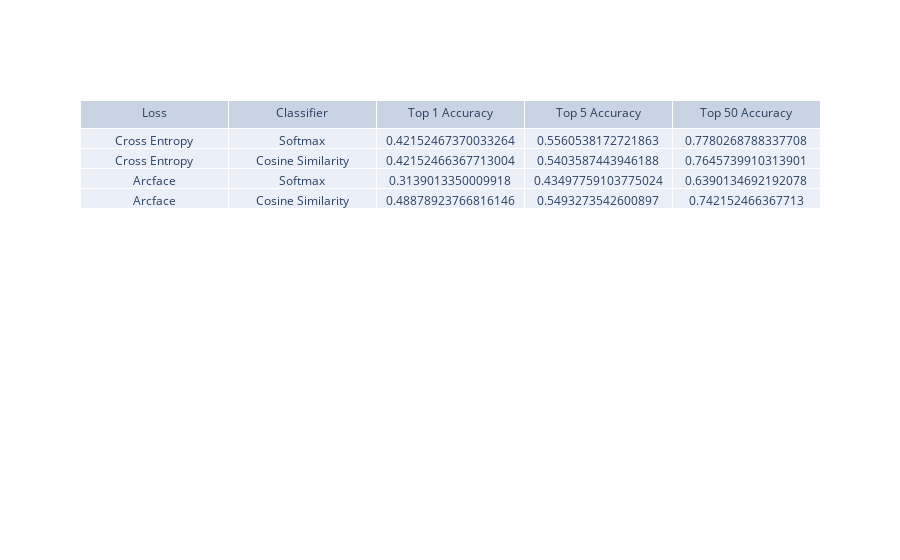

Notebook code cell kept with this figure:
### Code cell
eval_table = go.Figure(
    data=[
        go.Table(
            header={"values": ["Loss", "Classifier", "Top 1 Accuracy", "Top 5 Accuracy", "Top 50 Accuracy"]},
            cells={
                "values": [
                    ["Cross Entropy", "Cross Entropy", "Arcface", "Arcface"],
                    ["Softmax", "Cosine Similarity", "Softmax", "Cosine Similarity"],
                    [
                        softmax_cross_entropy_eval_results["top_1_accuracy"],
                        softmax_similarity_eval_results["top_1_accuracy"],
                        arcface_cross_entropy_eval_results["top_1_accuracy"],
                        arcface_similarity_eval_results["top_1_accuracy"]
                    ],
                    [
                        softmax_cross_entropy_eval_results["top_5_accuracy"],
                        softmax_similarity_eval_results["top_5_accuracy"],
                        arcface_cross_entropy_eval_results["top_5_accuracy"],
                        arcface_similarity_eval_results["top_5_accuracy"]
                    ],
                    [
                        softmax_cross_entropy_eval_results["top_50_accuracy"],
                        softmax_similarity_eval_results["top_50_accuracy"],
                        arcface_cross_entropy_eval_results["top_50_accuracy"],
                        arcface_similarity_eval_results["top_50_accuracy"]
                    ],
                ]
            }
        )
    ]
)

eval_table.show()

### Figure 1 — Plotly figure (JSON) as saved in the notebook; plotly's stock layout.template omitted (floating-point values rounded to 4 significant figures)
{"data": [{"cells": {"values": [["Cross Entropy", "Cross Entropy", "Arcface", "Arcface"], ["Softmax", "Cosine Similarity", "Softmax", "Cosine Similarity"], [0.4215, 0.4215, 0.3139, 0.4888], [0.5561, 0.5404, 0.435, 0.5493], [0.778, 0.7646, 0.639, 0.7422]]}, "header": {"values": ["Loss", "Classifier", "Top 1 Accuracy", "Top 5 Accuracy", "Top 50 Accuracy"]}, "type": "table"}], "layout": {}}
